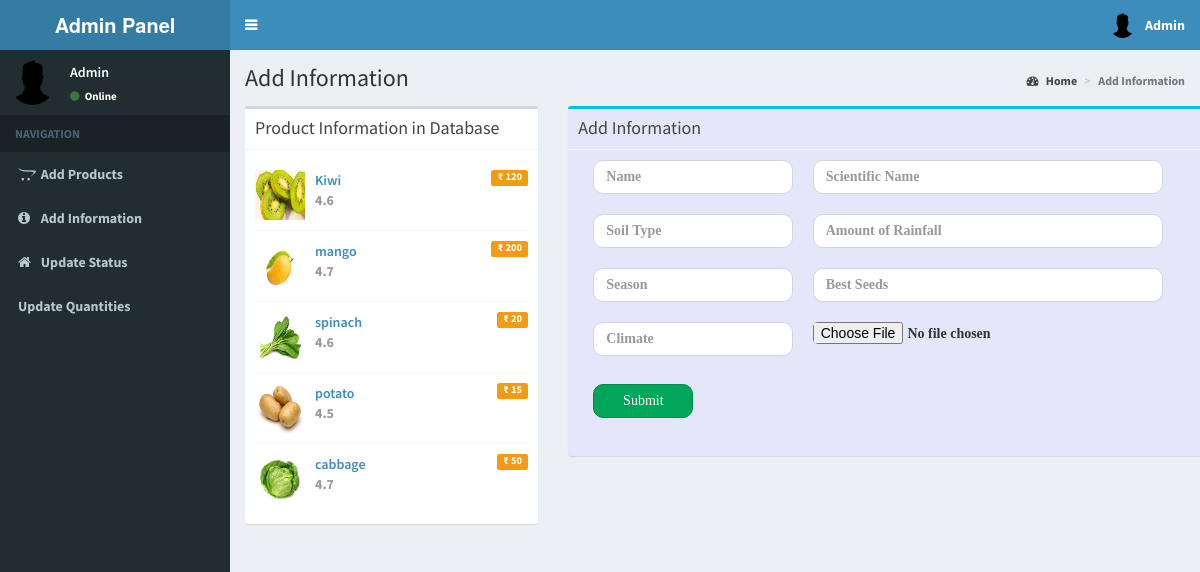
Page /admin/addcropinformation.php on the committed database.
### tables this page shows
CREATE TABLE `croppurchase` (
  `id` int(11) NOT NULL,
  `Name` varchar(255) NOT NULL,
  `image` varchar(255) NOT NULL,
  `price` int(11) NOT NULL,
  `SoldBy` varchar(100) NOT NULL,
  `Rating` float NOT NULL,
  `Quantity` int(11) NOT NULL
);

### admin/addcropinformation.php (the view, shortened to what this page needs)
<?php
$conn_products = new mysqli('localhost:3307', 'root', '', 'croppurchase');
$query = "select * from croppurchase";
$result_products = mysqli_query($conn_products, $query);
?>
<!DOCTYPE html>
<html>
<head>
  <link rel="stylesheet" href="../bootstrap/css/bootstrap.min.css">
  <link rel="stylesheet" href="https://cdnjs.cloudflare.com/ajax/libs/font-awesome/4.5.0/css/font-awesome.min.css">
  <link rel="stylesheet" href="https://cdnjs.cloudflare.com/ajax/libs/ionicons/2.0.1/css/ionicons.min.css">
  <link rel="stylesheet" href="../plugins/jvectormap/jquery-jvectormap-1.2.2.css">
  <link rel="stylesheet" href="../dist/css/AdminLTE.min.css">
  <link rel="stylesheet" href="../dist/css/skins/_all-skins.min.css">
</head>
<body class="hold-transition skin-blue sidebar-mini">
  <div class="wrapper">
    <header class="main-header">
      <a href="#" class="logo">
        <span class="logo-lg"><b>Admin Panel</span>
      </a>
      <div class="nav_head">
      </div>
    </header>
    <div class="content-wrapper">
      <section class="content-header">
        <h1>
          Add Information
        </h1>
        <ol class="breadcrumb">
          <li><a href="#"><i class="fa fa-dashboard"></i> Home</a></li>
          <li class="active">Add Information</li>
        </ol>
      </section>
      <section class="content">
        <div class="row">
          <div class="col-md-4">
            <div class="box">
              <div class="box-header with-border">
                <h3 class="box-title">Product Information in Database</h3>
              </div>
              <div class="box-body">
                <ul class="products-list product-list-in-box">
                  <?php
                  while ($row = mysqli_fetch_array($result_products)) {
                  ?>
                    <li class="item">
                      <div class="product-img">
                        <img src="../<?php echo ($row["image"]) ?>">
                      </div>
                      <div class="product-info">
                        <a href="javascript:void(0)" class="product-title"><?php echo ($row['Name']) ?>
                          <span class="label label-warning pull-right">₹ <?php echo ($row['price']) ?></span></a>
                        <span class="product-description">
                          <?php echo ($row['Rating']) ?>
                        </span>
                      </div>
                    </li>
                  <?php
                  }
                  ?>
                </ul>
              </div>
            </div>
          </div>
          <div class="col-md-4">
            <div class="box box-info" style="width:700px;height:350px;background-color:lavender">
              <div class="box-header with-border">
                <h3 class="box-title">Add Information</h3>
              </div>
              <div class="box-body">
                <section class="vh-100 gradient-custom">
                  <div class="container py-5 h-100">
                    <div class="row justify-content-center align-items-center h-100">
                      <div class="col-12 col-lg-9 col-xl-7">
                        <div class="card shadow-2-strong card-registration" style="border-radius: 15px;">
                          <div class="card-body p-4 p-md-5">
                          <form action="../main/addcropinfomain.php" method="POST" enctype="multipart/form-data">
                            <div class="row">
                                <div class="col-md-3 mb-4">
                                  <div class="form-outline">
                                    <input type="text" name="CropName" class="form-control form-control-lg" style="width:200px;border-radius:10px;font-family:'Calibri';" placeholder="Name" required>
                                  </div>
                                </div>
                                <div class="col-md-2 mb-4">
                                  <div class="form-outline">
                                    <input type="text" name="SciName" class="form-control form-control-lg" style="width:350px;border-radius:10px;font-family:'Calibri';" placeholder="Scientific Name" required>
                                  </div>
                                </div>
                              </div>
                              <br>
                              <div class="row">
                                <div class="col-md-3 mb-4">
                                  <div class="form-outline">
                                    <input type="text" name="soiltype" class="form-control form-control-lg" style="width:200px;border-radius:10px;font-family:'Calibri';" placeholder="Soil Type" required>
                                  </div>
                                </div>
                                <div class="col-md-2 mb-4">
                                  <div class="form-outline">
                                    <input type="text" name="Amt" class="form-control form-control-lg" style="width:350px;border-radius:10px;font-family:'Calibri';" placeholder="Amount of Rainfall" required>
                                  </div>
                                </div>
                              </div>
                              <br>
                              <div class="row">
                                <div class="col-md-3 mb-4">
                                  <div class="form-outline">
                                    <input type="text" name="Season" class="form-control form-control-lg" style="width:200px;border-radius:10px;font-family:'Calibri';" placeholder="Season" required>
                                  </div>
                                </div>
                                <div class="col-md-2 mb-4">
                                  <div class="form-outline">
                                    <input type="text" name="best" class="form-control form-control-lg" style="width:350px;border-radius:10px;font-family:'Calibri';" placeholder="Best Seeds" required>
                                  </div>
                                </div>
                              </div>
                              <br>
                              <div class="row">
                              <div class="col-md-3 mb-4">
                                  <div class="form-outline">
                                    <input type="text" name="climate" class="form-control form-control-lg" style="width:200px;border-radius:10px;font-family:'Calibri';" placeholder="Climate" required>
                                  </div>
                                </div>
                                <div class="col-md-2 mb-4">
                                  <div class="form-outline">
                                    <input type="file" name="Cropimg" id="Prodimg" required style="width:350px;border-radius:5px;font-family:'Calibri';"><br>
                                  </div>
                                </div>
                              </div>
                              <br>
                              <input class="btn btn-success btn-md" type="submit" value="Submit" style="width:100px;border-radius:10px;font-family:'Calibri';">
                            </form>
                          </div>
                        </div>
                      </div>
                    </div>
                  </div>
                </section>
              </div>
            </div>
          </div>
      </section>
    </div>
  </div>
</body>
</html>

### rows in the picture
croppurchase: image (picture), Name "Kiwi", price "120", Rating "4.6"
croppurchase: image (picture), Name "mango", price "200", Rating "4.7"
croppurchase: image (picture), Name "spinach", price "20", Rating "4.6"
croppurchase: image (picture), Name "potato", price "15", Rating "4.5"
croppurchase: image (picture), Name "cabbage", price "50", Rating "4.7"
